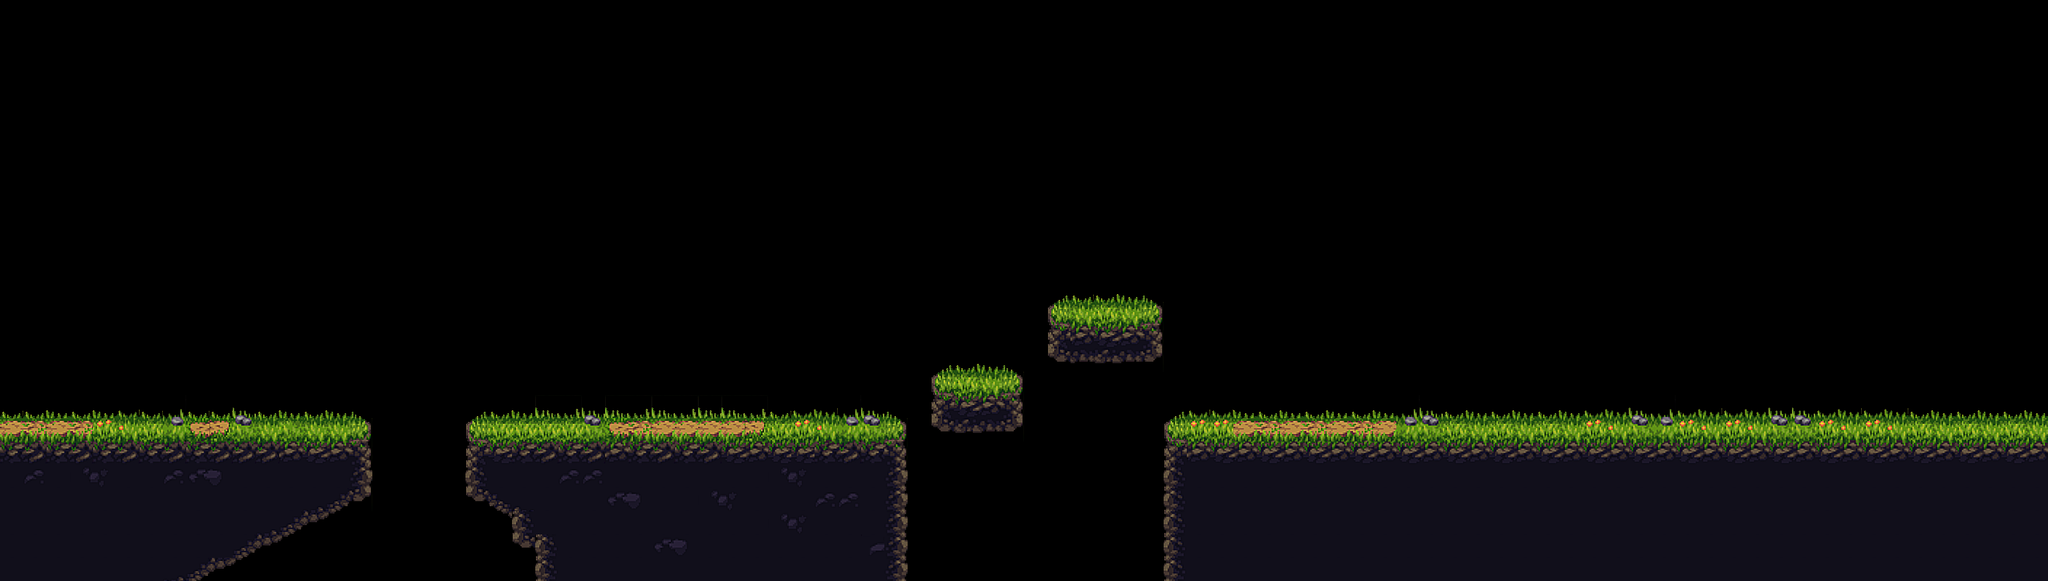

A level layout from a 2D game, rendered from its tile map. Below: a short description, then the map file with tile-grid data replaced by summaries:
An orthogonal 88x25 tile map with 32x32 px tiles, 2 tile layers (T1, B2), 2 tilesets.

<map version="1.10" tiledversion="1.10.0" orientation="orthogonal" renderorder="right-down" width="88" height="25" tilewidth="32" tileheight="32" infinite="0" nextlayerid="3" nextobjectid="1">
 <tileset firstgid="1" name="tiles" tilewidth="32" tileheight="32" tilecount="104" columns="8">
  <image source="Plains_Asset_Pack/Tiles/tiles.png" width="256" height="416" />
 </tileset>
 <tileset firstgid="105" name="top_tiles" tilewidth="32" tileheight="32" tilecount="20" columns="5">
  <image source="Plains_Asset_Pack/Tiles/top_tiles.png" width="160" height="128" />
 </tileset>
 <layer id="1" name="T1" width="88" height="25">
  <data>[2200 cells, 523 non-empty, 39 distinct tile ids]</data>
 </layer>
 <layer id="2" name="B2" width="88" height="25">
  <data>[2200 cells, 107 non-empty, 16 distinct tile ids]</data>
 </layer>
</map>